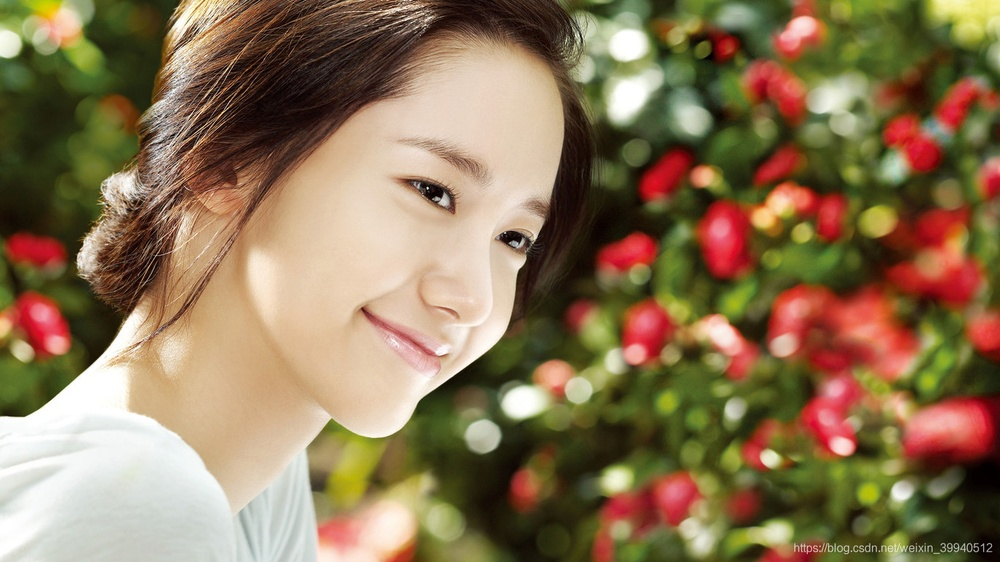
#> input picture Datawhale/ImageProcessingFundamentals/images/yun.jpg, 1000 x 562 px, shrunk from 1366 x 768 before the run
$ jupyter execute '图像分割_二值化.ipynb'
#> lines starting #> are read from the running program, lines starting #| are printed output that depends on the picture; after the words box and inside, x2 and y2 are one past the last pixel; in counts of white or black regions, pixels touching at a corner belong together
# 05 图像分割/二值化

## 简介
该部分的学习内容是对经典的阈值分割算法进行回顾，图像阈值化分割是一种传统的最常用的图像分割方法，因其实现简单、计算量小、性能较稳定而成为图像分割中最基本和应用最广泛的分割技术。它特别适用于目标和背景占据不同灰度级范围的图像。它不仅可以极大的压缩数据量，而且也大大简化了分析和处理步骤，因此在很多情况下，是进行图像分析、特征提取与模式识别之前的必要的图像预处理过程。图像阈值化的目的是要按照灰度级，对像素集合进行一个划分，得到的每个子集形成一个与现实景物相对应的区域，各个区域内部具有一致的属性，而相邻区域不具有这种一致属性。这样的划分可以通过从灰度级出发选取一个或多个阈值来实现。

## 算法理论介绍
### 最大类间方差法（大津阈值法）
大津法（OTSU）是一种确定图像二值化分割阈值的算法，由日本学者大津于1979年提出。从大津法的原理上来讲，该方法又称作最大类间方差法，因为按照大津法求得的阈值进行图像二值化分割后，前景与背景图像的类间方差最大。

它被认为是图像分割中阈值选取的最佳算法，计算简单，不受图像亮度和对比度的影响，因此在数字图像处理上得到了广泛的应用。它是按图像的灰度特性，将图像分成背景和前景两部分。因方差是灰度分布均匀性的一种度量,背景和前景之间的类间方差越大,说明构成图像的两部分的差别越大,当部分前景错分为背景或部分背景错分为前景都会导致两部分差别变小。因此,使类间方差最大的分割意味着错分概率最小。

**应用：** 是求图像全局阈值的最佳方法，应用不言而喻，适用于大部分需要求图像全局阈值的场合。

**优点：** 计算简单快速，不受图像亮度和对比度的影响。

**缺点：** 对图像噪声敏感；只能针对单一目标分割；当目标和背景大小比例悬殊、类间方差函数可能呈现双峰或者多峰，这个时候效果不好。

原理非常简单，涉及的知识点就是均值、方差等概念和一些公式推导。为了便于理解，我们从目的入手，反推一下这著名的OTSU算法。

求类间方差：

OTSU算法的假设是存在阈值TH将图像所有像素分为两类C1(小于TH)和C2(大于TH)，则这两类像素各自的均值就为m1、m2，图像全局均值为mG。同时像素被分为C1和C2类的概率分别为p1、p2。因此就有：


根据原文，式（4）还可以进一步变形：

分割：

这个分割就是二值化，OpenCV给了以下几种方式，很简单，可以参考：

### 自适应阈值
前面介绍了OTSU算法，但这算法属于全局阈值法，所以对于某些光照不均的图像，这种全局阈值分割的方法会显得苍白无力，如下图：

显然，这样的阈值处理结果不是我们想要的，那么就需要一种方法来应对这样的情况。

这种办法就是自适应阈值法(adaptiveThreshold)，它的思想不是计算全局图像的阈值，而是根据图像不同区域亮度分布，计算其局部阈值，所以对于图像不同区域，能够自适应计算不同的阈值，因此被称为自适应阈值法。(其实就是局部阈值法)

如何确定局部阈值呢？可以计算某个邻域(局部)的均值、中值、高斯加权平均(高斯滤波)来确定阈值。值得说明的是：如果用局部的均值作为局部的阈值，就是常说的移动平均法。

## 基于OpenCV的实现

#### 1.简单阀值
cv2.threshold , cv2.adaptiveThreshold
当像素值高于阀值时，我们给这个像素赋予一个新值（可能是白色），否则我们给它赋予另外一种颜色（也许是黑色）。这个函数就是cv2.threshold()。这个函数的第一个参数就是原图像，原图像应该是灰度图。第二个参数就是用来对像素值进行分类的阀值，第三个参数就是当像素值高于（或者小于）阀值时，应该被赋予新的像素值。OpenCV提供了多种不同的阀值方法，这是有第四个参数来决定的。方法包括：
* cv2.THRESH_BINARY
* cv2.THRESH_BINARY_INV
* cv2.THRESH_TRUNC
* cv2.THRESH_TOZERO
* cv2.THRESH_TOZERO_INV

上图摘选自《学习 OpenCV》中文版，其实这些在文档中都有详细介绍了，你也可以直接查看文档。
这个函数有两个返回值，第一个为retVal，后面会解释，第二个就是阀值化之后的结果图像了。

[cell 1]
import cv2
import numpy as np
from matplotlib import pyplot as plt

img = cv2.imread('images/yun.jpg',0)
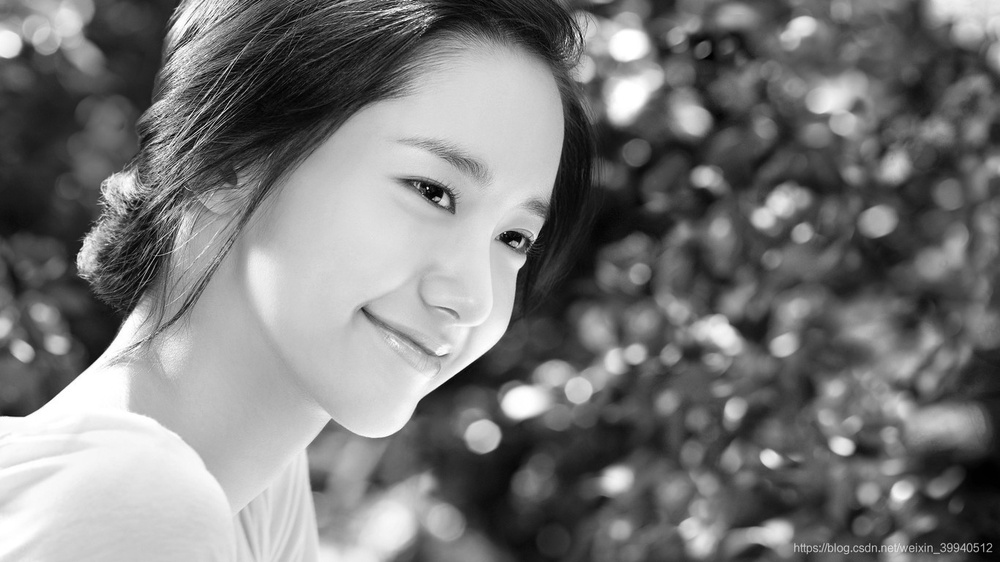
#> img: shape (562, 1000); min 0, max 255, mean 120.6
ret , thresh1 = cv2.threshold(img,127,255,cv2.THRESH_BINARY)
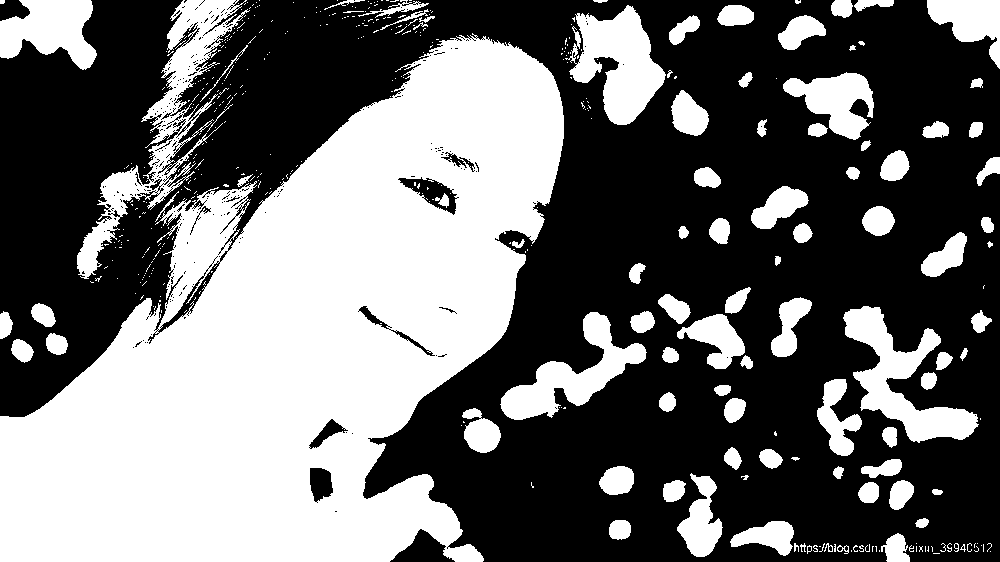
#> thresh1: shape (562, 1000); 42.3% white; 452 white regions (358 under 20 px), largest, box (x1, y1, x2, y2) and area: (0, 33, 564, 562) 167654, (77, 0, 250, 279) 9017, (843, 306, 979, 443) 6694
ret , thresh2 = cv2.threshold(img,127,255,cv2.THRESH_BINARY_INV)
ret , thresh3 = cv2.threshold(img,127,255,cv2.THRESH_TRUNC)
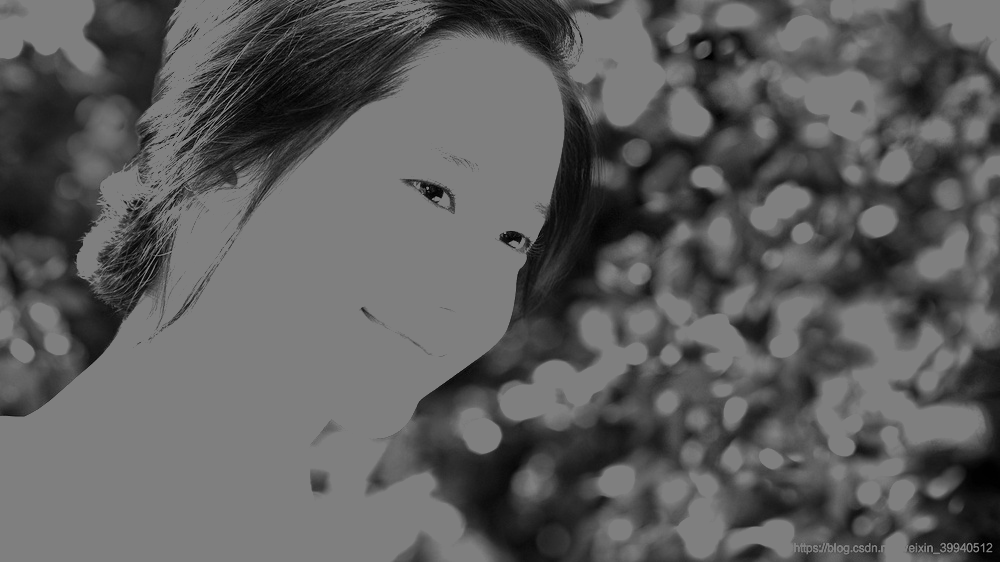
#> thresh3: shape (562, 1000); min 0, max 127, mean 92.7
ret , thresh4 = cv2.threshold(img,127,255,cv2.THRESH_TOZERO)
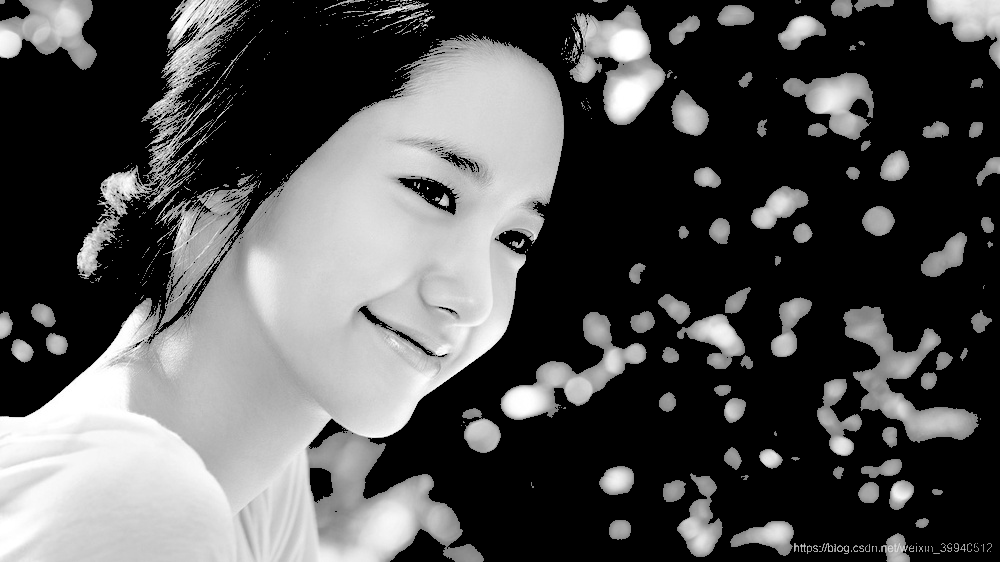
#> thresh4: shape (562, 1000); min 0, max 255, mean 81.6
ret , thresh5 = cv2.threshold(img,127,255,cv2.THRESH_TOZERO_INV)
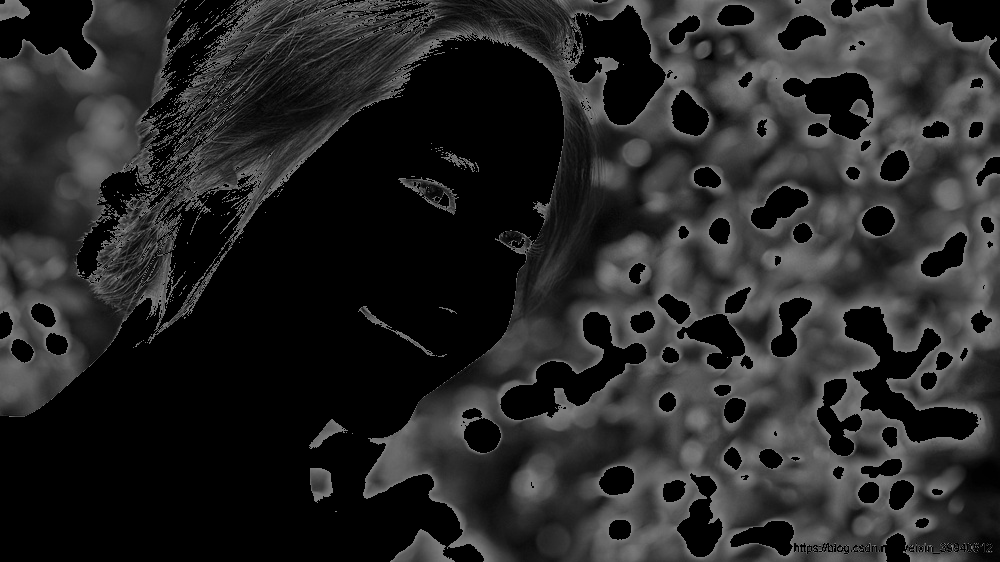
#> thresh5: shape (562, 1000); min 0, max 127, mean 39

titles = ['original image','Binary','binary-inv','trunc','tozero','tozero-inv']
images = [img,thresh1,thresh2,thresh3,thresh4,thresh5]
plt.figure(figsize=(16, 9))

for i in range(6):
    plt.subplot(2,3,i+1),plt.imshow(images[i],'gray')
    plt.title(titles[i])
    plt.xticks([]),plt.yticks([])
plt.show()

#### 2.自适应阀值
根据图像上的每一个小区域计算与其对应的阀值。因此在同一幅图像上的不同区域采用的是不同的阀值，从而使我们能在亮度不同的情况下得到更好的结果。

这种方法需要我们指定三个参数，返回值只有一个。

Adaptive Method 指定计算阀值的方法
* cv2.ADAPTIVE_THRESH_MEAN_C:阀值取自相邻区域的平均值
* cv2.ADAPTIVE_THRESH_GAUSSIAN_C:阀值取自相邻区域的加权和，权重为一个高斯窗口
* Block Size 邻域大小（用来计算阀值的区域大小）

C这就是一个常数，阀值就等于的平均值或者加权平均值减去这个常数

[cell 2]
import cv2
import numpy as np
from matplotlib import pyplot as plt

img = cv2.imread('images/yun.jpg',0)
#中值滤波
img = cv2.medianBlur(img,5)

ret , th1 = cv2.threshold(img,127,255,cv2.THRESH_BINARY)
#> th1: shape (562, 1000); 42% white; 115 white regions (36 under 20 px), largest, box (x1, y1, x2, y2) and area: (0, 36, 564, 562) 168081, (77, 0, 245, 278) 9088, (844, 306, 978, 442) 6690
# 11为block size，2为C值
th2 = cv2.adaptiveThreshold(img,255,cv2.ADAPTIVE_THRESH_MEAN_C , cv2.THRESH_BINARY,11,2 )
#> th2: shape (562, 1000); 69.7% white; 1605 black regions (1342 under 20 px), largest, box (x1, y1, x2, y2) and area: (306, 0, 1000, 562) 70757, (636, 340, 1000, 562) 15107, (0, 146, 161, 417) 8891
th3 = cv2.adaptiveThreshold(img,255,cv2.ADAPTIVE_THRESH_GAUSSIAN_C , cv2.THRESH_BINARY,11,2)
#> th3: shape (562, 1000); 80.2% white; 3372 black regions (2943 under 20 px), largest, box (x1, y1, x2, y2) and area: (306, 0, 765, 547) 10460, (452, 256, 681, 459) 4994, (670, 467, 995, 562) 4813

titles = ['original image' , 'global thresholding (v=127)','Adaptive mean thresholding',
          'adaptive gaussian thresholding']
images = [img,th1,th2,th3]
plt.figure(figsize=(16, 9))
for i in range(4):
    plt.subplot(2,2,i+1),plt.imshow(images[i],'gray')
    plt.title(titles[i])
    plt.xticks([]),plt.yticks([])

plt.show()

#### 3.Otsu's二值化
我们前面说到，cv2.threshold函数是有两个返回值的，前面一直用的第二个返回值，也就是阈值处理后的图像，那么第一个返回值（得到图像的阈值）将会在这里用到。

前面对于阈值的处理上，我们选择的阈值都是127，那么实际情况下，怎么去选择这个127呢？有的图像可能阈值不是127得到的效果更好。那么这里我们需要算法自己去寻找到一个阈值，而Otsu’s就可以自己找到一个认为最好的阈值。并且Otsu’s非常适合于图像灰度直方图具有双峰的情况，他会在双峰之间找到一个值作为阈值，对于非双峰图像，可能并不是很好用。那么经过Otsu’s得到的那个阈值就是函数cv2.threshold的第一个参数了。因为Otsu’s方法会产生一个阈值，那么函数cv2.threshold的的第二个参数（设置阈值）就是0了，并且在cv2.threshold的方法参数中还得加上语句cv2.THRESH_OTSU。

[cell 3]
import cv2
import numpy as np
from matplotlib import pyplot as plt
img = cv2.imread('images/yun.jpg',0)

ret1,th1=cv2.threshold(img,127,255,cv2.THRESH_BINARY)

ret2,th2=cv2.threshold(img,0,255,cv2.THRESH_BINARY+cv2.THRESH_OTSU)
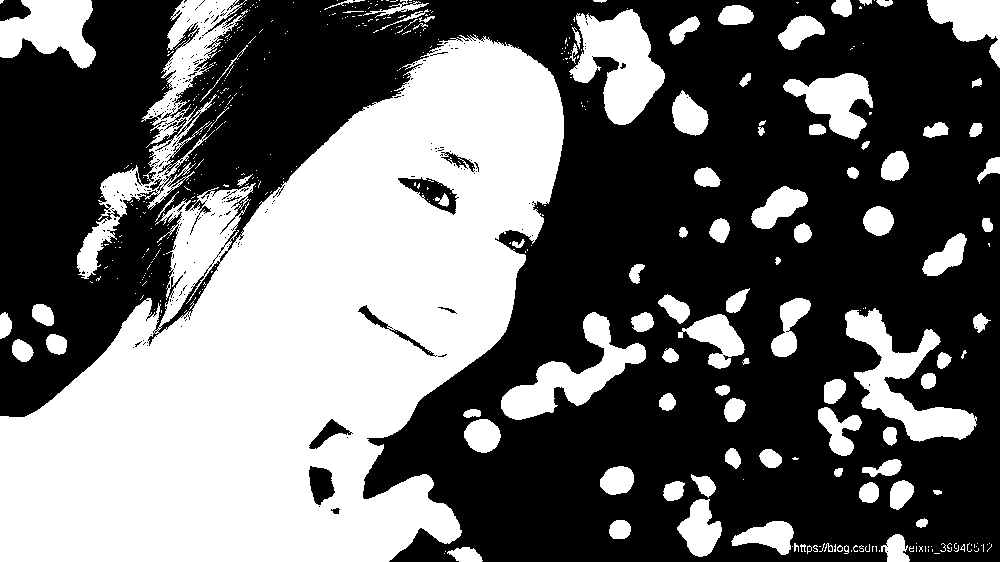
#> th2: shape (562, 1000); 41.2% white; 452 white regions (357 under 20 px), largest, box (x1, y1, x2, y2) and area: (0, 34, 564, 562) 165950, (77, 0, 248, 279) 8634, (845, 308, 977, 442) 6160
#> ret2 = 131
#(5,5)为高斯核的大小，0为标准差
blur= cv2.GaussianBlur(img,(5,5),0)

#阀值一定要设为0
ret3,th3=cv2.threshold(blur,0,255,cv2.THRESH_BINARY+cv2.THRESH_OTSU)
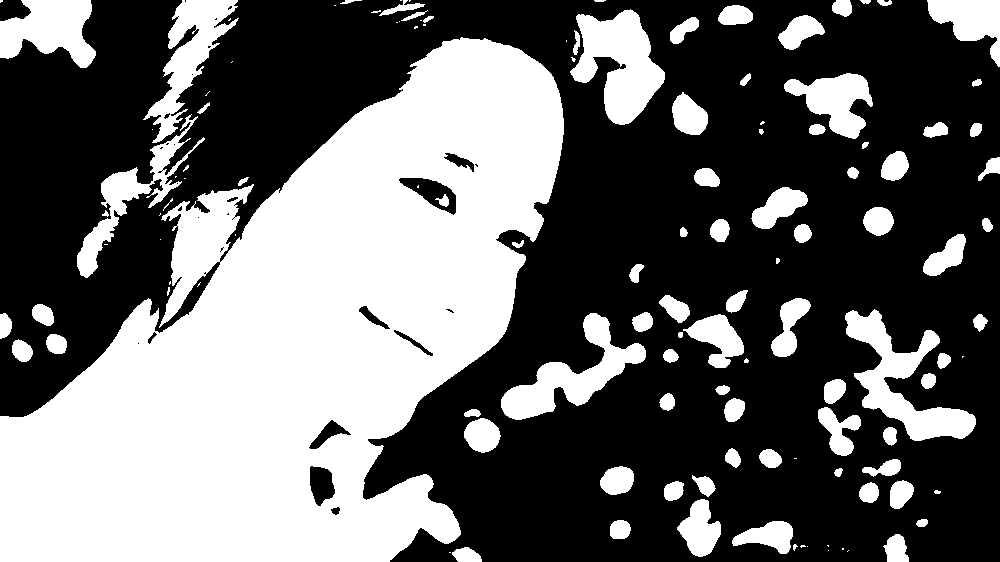
#> th3: shape (562, 1000); 40.6% white; 125 white regions (38 under 20 px), largest, box (x1, y1, x2, y2) and area: (0, 37, 564, 562) 165891, (570, 9, 665, 125) 6109, (845, 309, 976, 441) 6000
#> ret3 = 132

images=[img,0,th1,
         img,0,th2,
         img,0,th3]
titles =['original noisy image','histogram','global thresholding(v=127)',
          'original noisy image','histogram',"otsu's thresholding",
          'gaussian giltered image','histogram',"otus's thresholding"]
#这里使用了pyplot中画直方图的方法，plt.hist要注意的是他的参数是一维数组
#所以这里使用了（numpy）ravel方法，将多维数组转换成一维，也可以使用flatten方法
plt.figure(figsize=(16, 9))
for i in range(3):
    plt.subplot(3,3,i*3+1),plt.imshow(images[i*3],'gray')
    plt.title(titles[i*3]),plt.xticks([]),plt.yticks([])
    plt.subplot(3,3,i*3+2),plt.hist(images[i*3].ravel(),256)
    plt.title(titles[i*3+1]),plt.xticks([]),plt.yticks([])
    plt.subplot(3,3,i*3+3),plt.imshow(images[i*3+2],'gray')
    plt.title(titles[i*3+2]),plt.xticks([]),plt.yticks([])

plt.show()
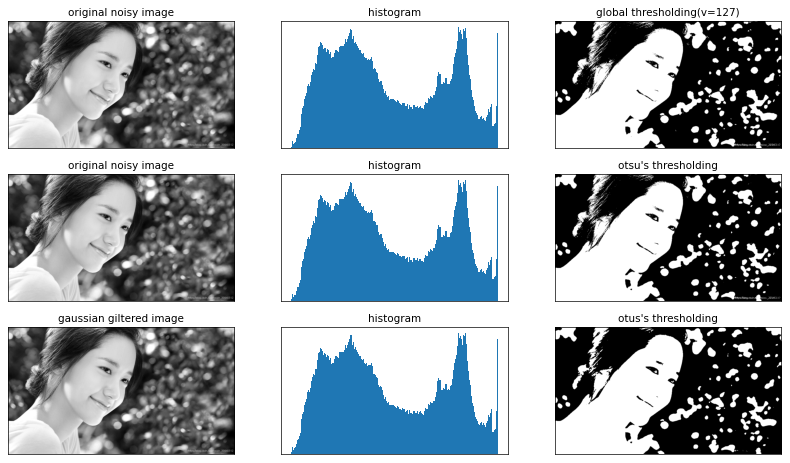
#> figure drawn by matplotlib, 9 panels
